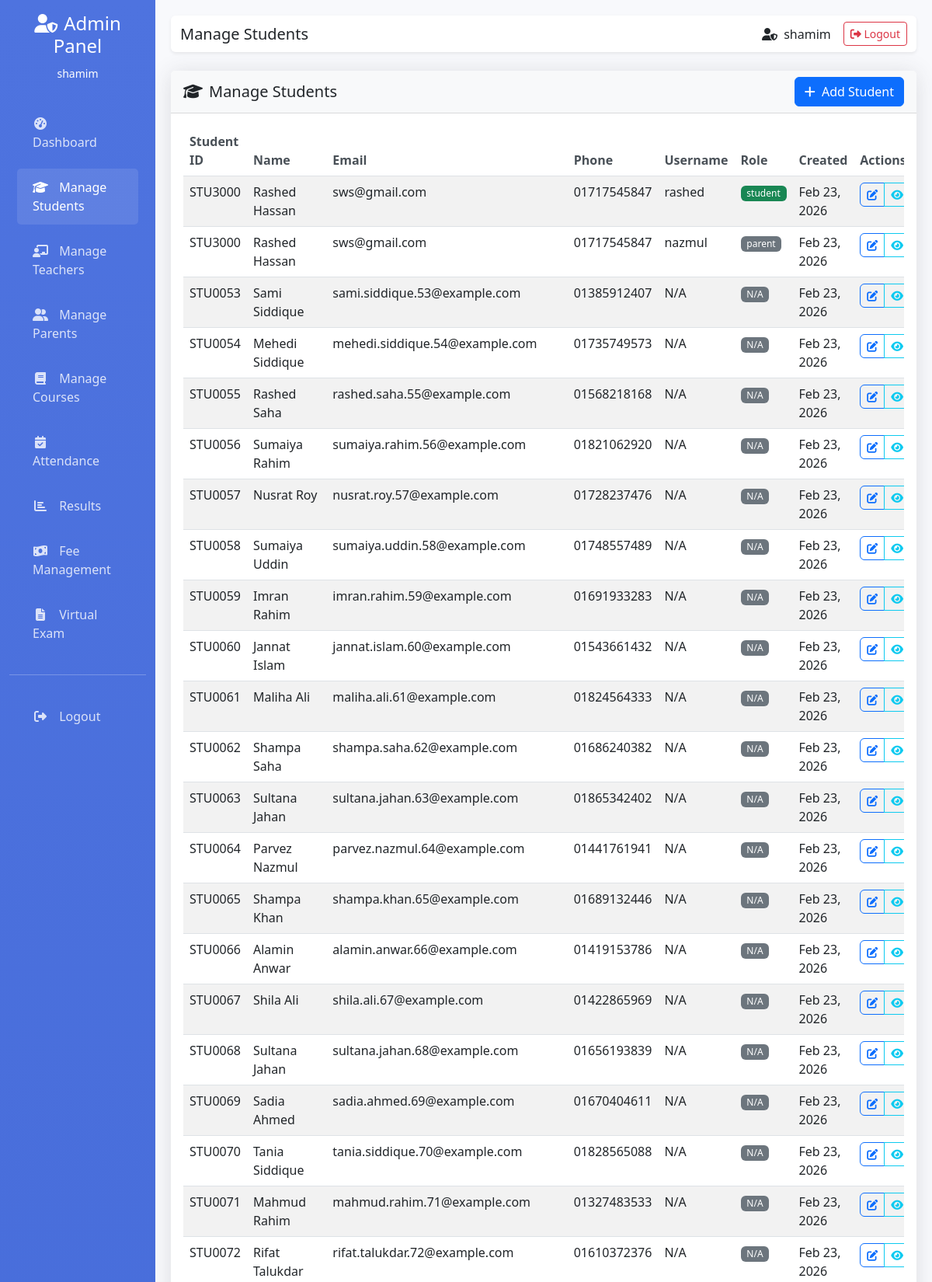
/admin/manage_students.php (signed in, upper part), run on the app's committed database.
### tables this page shows
CREATE TABLE `students` (
  `id` int(11) NOT NULL,
  `student_id` varchar(20) NOT NULL,
  `first_name` varchar(50) NOT NULL,
  `last_name` varchar(50) NOT NULL,
  `email` varchar(100) NOT NULL,
  `phone` varchar(20) DEFAULT NULL,
  `address` text DEFAULT NULL,
  `date_of_birth` date DEFAULT NULL,
  `status` enum('active','inactive') NOT NULL DEFAULT 'active',
  `created_at` timestamp NOT NULL DEFAULT current_timestamp(),
  `updated_at` timestamp NOT NULL DEFAULT current_timestamp() ON UPDATE current_timestamp(),
  `parent_id` int(11) DEFAULT NULL,
  `advisor_id` int(11) DEFAULT NULL,
  `user_id` int(11) DEFAULT NULL
);

CREATE TABLE `users` (
  `id` int(11) NOT NULL,
  `username` varchar(50) NOT NULL,
  `password` varchar(255) NOT NULL,
  `role` enum('admin','student','teacher','parent') NOT NULL DEFAULT 'admin',
  `first_name` varchar(50) DEFAULT NULL,
  `last_name` varchar(50) DEFAULT NULL,
  `email` varchar(100) DEFAULT NULL,
  `phone` varchar(20) DEFAULT NULL,
  `student_id` int(11) DEFAULT NULL,
  `subject_id` int(11) DEFAULT NULL,
  `assigned_classes` text DEFAULT NULL,
  `profile_image` varchar(255) DEFAULT NULL,
  `last_login` timestamp NULL DEFAULT NULL,
  `is_active` tinyint(1) NOT NULL DEFAULT 1,
  `created_at` timestamp NOT NULL DEFAULT current_timestamp(),
  `updated_at` timestamp NOT NULL DEFAULT current_timestamp() ON UPDATE current_timestamp()
);

### admin/manage_students.php (the view, shortened to what this page needs)
<?php
$page_title = "Manage Students";
require_once '../includes/config.php';
$students_query = "SELECT s.*, u.username, u.role
                   FROM students s
                   LEFT JOIN users u ON s.id = u.student_id
                   ORDER BY s.created_at DESC";
$students = $conn->query($students_query);
?>
<!DOCTYPE html>
<html lang="en">
<head>
    <link href="https://cdn.jsdelivr.net/npm/bootstrap@5.3.0/dist/css/bootstrap.min.css" rel="stylesheet">
    <link rel="stylesheet" href="https://cdnjs.cloudflare.com/ajax/libs/font-awesome/6.4.0/css/all.min.css">
    <link href="../assets/css/style.css" rel="stylesheet">
</head>
<body>
    <div class="container-fluid">
        <div class="row">
            <nav class="col-md-3 col-lg-2 d-md-block sidebar collapse">
                <div class="position-sticky pt-3">
                    <div class="text-center mb-4">
                        <h4><i class="fas fa-user-shield me-2"></i>Admin Panel</h4>
                        <small><?php echo htmlspecialchars($_SESSION['user_username']); ?></small>
                    </div>
                    <ul class="nav flex-column">
                        <li class="nav-item">
                            <a class="nav-link" href="dashboard.php">
                                <i class="fas fa-tachometer-alt"></i> Dashboard
                            </a>
                        </li>
                        <li class="nav-item">
                                <a class="nav-link active" href="students.php">
                                    <i class="fas fa-graduation-cap"></i> Manage Students
                                </a>
                        </li>
                        <li class="nav-item">
                                <a class="nav-link" href="manage_teachers.php">
                                    <i class="fas fa-chalkboard-teacher"></i> Manage Teachers
                                </a>
                        </li>
                        <li class="nav-item">
                                <a class="nav-link" href="parents.php">
                                    <i class="fas fa-user-friends"></i> Manage Parents
                                </a>
                        </li>
                        <li class="nav-item">
                                <a class="nav-link" href="courses.php">
                                    <i class="fas fa-book"></i> Manage Courses
                                </a>
                        </li>
                        <li class="nav-item">
                                <a class="nav-link" href="attendance.php">
                                    <i class="fas fa-calendar-check"></i> Attendance
                                </a>
                        </li>
                        <li class="nav-item">
                                <a class="nav-link" href="results.php">
                                    <i class="fas fa-chart-bar"></i> Results
                                </a>
                        </li>
                        <li class="nav-item">
                                <a class="nav-link" href="payments.php">
                                    <i class="fas fa-money-bill-wave"></i> Fee Management
                                </a>
                        </li>
                        <li class="nav-item">
                                <a class="nav-link" href="virtual_exam.php">
                                    <i class="fas fa-file-alt"></i> Virtual Exam
                                </a>
                        </li>
                    </ul>
                    <hr class="my-4">
                    <ul class="nav flex-column">
                        <li class="nav-item">
                            <a class="nav-link" href="../logout.php">
                                <i class="fas fa-sign-out-alt"></i> Logout
                            </a>
                        </li>
                    </ul>
                </div>
            </nav>
            <main class="col-md-9 ms-sm-auto col-lg-10 main-content">
                <nav class="navbar navbar-expand-lg navbar-light bg-white shadow-sm rounded mb-4">
                    <div class="container-fluid">
                        <div class="d-flex align-items-center">
                            <h5 class="mb-0"><?php echo isset($page_title) ? $page_title : 'Page'; ?></h5>
                        </div>
                        <div class="d-flex align-items-center">
                            <span class="me-3">
                                <i class="fas fa-user-shield me-1"></i>
                                <?php echo htmlspecialchars($_SESSION['user_username']); ?>
                            </span>
                            <a href="../logout.php" class="btn btn-outline-danger btn-sm">
                                <i class="fas fa-sign-out-alt"></i> Logout
                            </a>
                        </div>
                    </div>
                </nav>
                <div class="row">
                    <div class="col-12">
                        <div class="card">
                            <div class="card-header d-flex justify-content-between align-items-center">
                                <h5 class="mb-0"><i class="fas fa-graduation-cap me-2"></i>Manage Students</h5>
                                <a href="add_student.php" class="btn btn-primary">
                                    <i class="fas fa-plus me-1"></i> Add Student
                                </a>
                            </div>
                            <div class="card-body">
                                <?php if ($students->num_rows > 0): ?>
                                    <div class="table-responsive">
                                        <table class="table table-striped table-hover">
                                            <thead>
                                                <tr>
                                                    <th>Student ID</th>
                                                    <th>Name</th>
                                                    <th>Email</th>
                                                    <th>Phone</th>
                                                    <th>Username</th>
                                                    <th>Role</th>
                                                    <th>Created</th>
                                                    <th>Actions</th>
                                                </tr>
                                            </thead>
                                            <tbody>
                                                <?php while($student = $students->fetch_assoc()): ?>
                                                <tr>
                                                    <td><?php echo htmlspecialchars($student['student_id']); ?></td>
                                                    <td><?php echo htmlspecialchars($student['first_name'] . ' ' . $student['last_name']); ?></td>
                                                    <td><?php echo htmlspecialchars($student['email']); ?></td>
                                                    <td><?php echo htmlspecialchars($student['phone']); ?></td>
                                                    <td><?php echo htmlspecialchars($student['username'] ?? 'N/A'); ?></td>
                                                    <td>
                                                        <span class="badge bg-<?php echo $student['role'] === 'student' ? 'success' : 'secondary'; ?>">
                                                            <?php echo htmlspecialchars($student['role'] ?? 'N/A'); ?>
                                                        </span>
                                                    </td>
                                                    <td><?php echo date('M j, Y', strtotime($student['created_at'])); ?></td>
                                                    <td>
                                                        <div class="btn-group" role="group">
                                                            <a href="edit_student.php?id=<?php echo $student['id']; ?>" class="btn btn-sm btn-outline-primary" title="Edit">
                                                                <i class="fas fa-edit"></i>
                                                            </a>
                                                            <a href="view_student.php?id=<?php echo $student['id']; ?>" class="btn btn-sm btn-outline-info" title="View">
                                                                <i class="fas fa-eye"></i>
                                                            </a>
                                                        </div>
                                                    </td>
                                                </tr>
                                                <?php endwhile; ?>
                                            </tbody>
                                        </table>
                                    </div>
                                <?php endif; ?>
                            </div>
                        </div>
                    </div>
                </div>
            </main>
        </div>
    </div>
</body>
</html>

### assets/css/style.css (style rules this page uses)
body { background-color: #f8f9fa; }
.card { box-shadow: 0 0.125rem 0.25rem rgba(0, 0, 0, 0.075); border: 1px solid rgba(0, 0, 0, 0.125); margin-bottom: 1.5rem; }
.card-header { background-color: #f8f9fa; border-bottom: 1px solid rgba(0, 0, 0, 0.125); font-weight: 600; }
.nav-link { font-weight: 500; }
.table th { font-weight: 600; color: #495057; border-top: none; }
.btn { font-weight: 500; }
.btn-group .btn { border-radius: 0.375rem; }
.badge { font-weight: 500; }

### admin/manage_students.php (style rules this page uses)
body { background-color: #f8f9fc; }
.sidebar { background: linear-gradient(180deg, #4e73df 0%, #224abe 100%); color: white; min-height: 100vh; }
.sidebar .nav-link { color: rgba(255,255,255,0.8); padding: 12px 20px; border-radius: 5px; margin: 5px 10px; transition: all 0.3s; }
.sidebar .nav-link:hover, .sidebar .nav-link.active { color: white; background-color: rgba(255,255,255,0.1); }
.sidebar .nav-link i { margin-right: 10px; width: 20px; text-align: center; }
.main-content { padding: 20px; }
.card { border: none; box-shadow: 0 0.15rem 1.75rem 0 rgba(58, 59, 69, 0.15); margin-bottom: 20px; }

### data on the page
students: student "STU3000", first_name+last_name "Rashed Hassan", email "sws@gmail.com", phone "01717545847", users.username "rashed", users.role "student", created_at "Feb 23, 2026", users.username "nazmul", users.role "parent"
students: student "STU0053", first_name+last_name "Sami Siddique", email "sami.siddique.53@example.com", phone "01385912407", username "N/A", role "N/A", created_at "Feb 23, 2026"
students: student "STU0054", first_name+last_name "Mehedi Siddique", email "mehedi.siddique.54@example.com", phone "01735749573", username "N/A", role "N/A", created_at "Feb 23, 2026"
students: student "STU0055", first_name+last_name "Rashed Saha", email "rashed.saha.55@example.com", phone "01568218168", username "N/A", role "N/A", created_at "Feb 23, 2026"
students: student "STU0056", first_name+last_name "Sumaiya Rahim", email "sumaiya.rahim.56@example.com", phone "01821062920", username "N/A", role "N/A", created_at "Feb 23, 2026"
students: student "STU0057", first_name+last_name "Nusrat Roy", email "nusrat.roy.57@example.com", phone "01728237476", username "N/A", role "N/A", created_at "Feb 23, 2026"
students: student "STU0058", first_name+last_name "Sumaiya Uddin", email "sumaiya.uddin.58@example.com", phone "01748557489", username "N/A", role "N/A", created_at "Feb 23, 2026"
students: student "STU0059", first_name+last_name "Imran Rahim", email "imran.rahim.59@example.com", phone "01691933283", username "N/A", role "N/A", created_at "Feb 23, 2026"
students: student "STU0060", first_name+last_name "Jannat Islam", email "jannat.islam.60@example.com", phone "01543661432", username "N/A", role "N/A", created_at "Feb 23, 2026"
students: student "STU0061", first_name+last_name "Maliha Ali", email "maliha.ali.61@example.com", phone "01824564333", username "N/A", role "N/A", created_at "Feb 23, 2026"
students: student "STU0062", first_name+last_name "Shampa Saha", email "shampa.saha.62@example.com", phone "01686240382", username "N/A", role "N/A", created_at "Feb 23, 2026"
students: student "STU0063", first_name+last_name "Sultana Jahan", email "sultana.jahan.63@example.com", phone "01865342402", username "N/A", role "N/A", created_at "Feb 23, 2026"
students: student "STU0064", first_name+last_name "Parvez Nazmul", email "parvez.nazmul.64@example.com", phone "01441761941", username "N/A", role "N/A", created_at "Feb 23, 2026"
students: student "STU0065", first_name+last_name "Shampa Khan", email "shampa.khan.65@example.com", phone "01689132446", username "N/A", role "N/A", created_at "Feb 23, 2026"
students: student "STU0066", first_name+last_name "Alamin Anwar", email "alamin.anwar.66@example.com", phone "01419153786", username "N/A", role "N/A", created_at "Feb 23, 2026"
students: student "STU0067", first_name+last_name "Shila Ali", email "shila.ali.67@example.com", phone "01422865969", username "N/A", role "N/A", created_at "Feb 23, 2026"
students: student "STU0068", first_name+last_name "Sultana Jahan", email "sultana.jahan.68@example.com", phone "01656193839", username "N/A", role "N/A", created_at "Feb 23, 2026"
students: student "STU0069", first_name+last_name "Sadia Ahmed", email "sadia.ahmed.69@example.com", phone "01670404611", username "N/A", role "N/A", created_at "Feb 23, 2026"
students: student "STU0070", first_name+last_name "Tania Siddique", email "tania.siddique.70@example.com", phone "01828565088", username "N/A", role "N/A", created_at "Feb 23, 2026"
students: student "STU0071", first_name+last_name "Mahmud Rahim", email "mahmud.rahim.71@example.com", phone "01327483533", username "N/A", role "N/A", created_at "Feb 23, 2026"
students: student "STU0072", first_name+last_name "Rifat Talukdar", email "rifat.talukdar.72@example.com", phone "01610372376", username "N/A", role "N/A", created_at "Feb 23, 2026"

### other printed values
$_SESSION['user_username'] "shamim"
$page_title "Manage Students"
